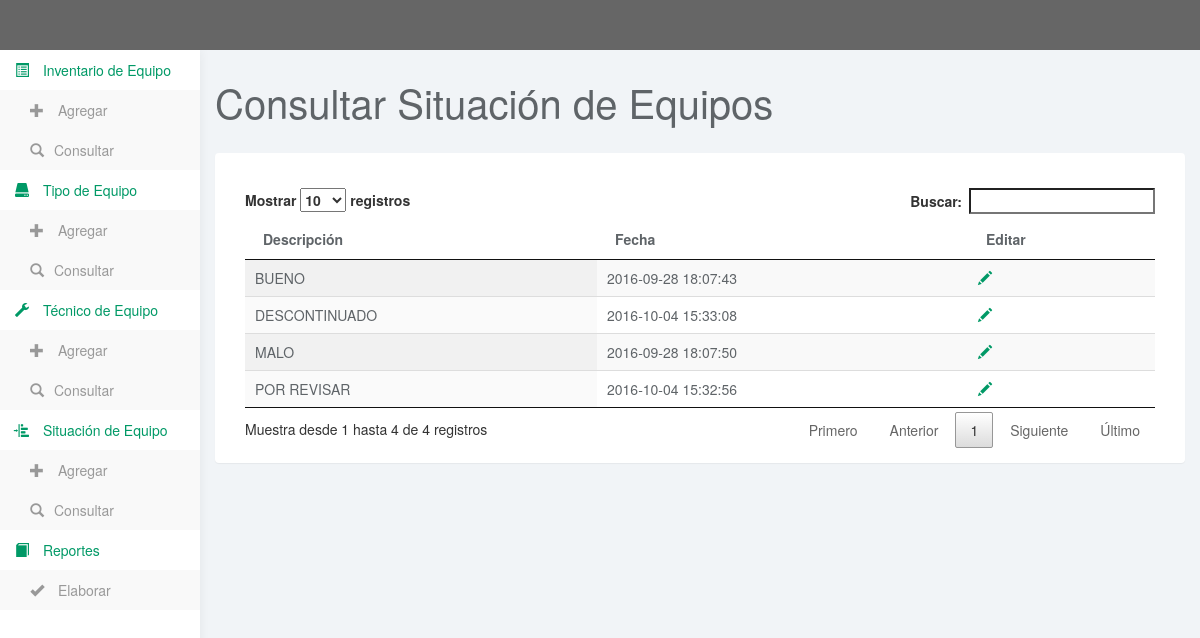
The page /consultar_situacion.php on the database its author committed.
### tables this page shows
CREATE TABLE `condicion` (
  `ID_CONDICION` int(11) NOT NULL,
  `DESCRIPCION` varchar(250) NOT NULL,
  `TRANSCRIPTOR` varchar(250) NOT NULL,
  `FECHA_TRANS` timestamp NOT NULL DEFAULT CURRENT_TIMESTAMP ON UPDATE CURRENT_TIMESTAMP
);

### lib/bd.php (called while the page is built, shortened)
<?php
class bd{
	private $conexion;
	private $dbname;
	function setDBname($aux){
		$this->dbname=$aux;
	}
	function setConexion($aux){
		$this->conexion=$aux;
	}
	function getConexion(){
		return $this->conexion;
	}
	function getDBname(){
		return $this->dbname;
	}
	function consulta_bd($query,$return="row"){
		try{
			$mysql_result=mysql_query($query,$this->getConexion());
			switch($return){
				case "objeto":
					while($obj=mysql_fetch_object($mysql_result)){
						$object[]=$obj;
					}
					return $object;
				break;
			}
		}catch(Exception $ex){
				error::put("EEError MYSQL: ".mysql_errno($this->getConexion())." Error:".mysql_error($this->getConexion()),"bd");
		}
	}
	function consultaObjeto($campos="", $tabla="", $condicion="1",$verquery=0){
		$query="SELECT ";
		if(($campos=="")||(!isset($campos))){
			$query.="*";
		}else{
			for($i=0;$i<sizeof($campos);$i++){
				$query.="$campos[$i]";
			}
		}
		$query.=" FROM ".$tabla." WHERE ".$condicion;
		$arreglo=$this->consulta_bd($query,"objeto");
		return $arreglo;
	}
}
?>

### consultar_situacion.php (the view, shortened to what this page needs)
<?php
$bd=new bd_conexion();
$datos_situacion=$bd->consultaObjeto(array("*")," condicion","1",0);
?>
<!DOCTYPE html>
<html>
<head>
<link href="css/bootstrap.css" rel="stylesheet">
<link href="css/bootstrap.min.css" rel="stylesheet">
<link href="css/datepicker3.css" rel="stylesheet">
<link href="css/styles.css" rel="stylesheet">
<link href="css/jquery.dataTables.css" rel="stylesheet">
</head>
<body>
	<nav class="navbar navbar-inverse navbar-fixed-top" role="navigation">
	</nav>
	<div id="sidebar-collapse" class="col-sm-3 col-lg-2 sidebar">
	<?php include("menues/menu_principal.php");?>
<div id='contenido_principal'>
	<div class="col-sm-9 col-sm-offset-3 col-lg-10 col-lg-offset-2 main">
		<div class="row">
			<div class="col-lg-12">
				<h1 class="page-header">Consultar Situaci&oacute;n de Equipos</h1>
			</div>
		</div>
		<div class="row">
			<div class="col-lg-12">
				<div class="panel panel-default">
					<div class="panel-body">
						<div class="col-md-12">
						<div id="resultado_rt" style="color:#005B88; text-align:center; size:500">&nbsp;</div>
<div class="table-responsive">
<table id="example" class="display table-hover dt-responsive" cellspacing="0" width="100%">
        <thead>
            <tr>
                <th>Descripci&oacute;n</th>
				<th>Fecha</th>
                <th>Editar</th>
            </tr>
        </thead>
        <tbody>
           <?php for($i=0;$i<sizeof($datos_situacion);$i++){?>
		    <tr>
				<td><?php echo $datos_situacion[$i]->DESCRIPCION;?></td>
				<td><?php echo $datos_situacion[$i]->FECHA_TRANS ;?></td>
				<td><a  onClick="editar('<?php echo $datos_situacion[$i]->ID_CONDICION;?>')"><span class="glyphicon glyphicon-pencil" title="Editar"></span></a></td>
            </tr>
			<?php }?>
        </tbody>
    </table>
	</div>
</div>
</div>
</div>
</div>
			</div>
			</div>
		</div>
</body>
</html>

### css/styles.css (style rules this page uses)
body { background: #f1f4f7; padding-top: 50px; color: #5f6468; }
a, a:hover, a:focus { color: #009966; }
h1, h2, h3, h4, h5, h6 { color: #5f6468; }
h1 { font-weight: 300; font-size: 40px; }
.panel { border: 0; }
.navbar { border: 0; }
.sidebar { display: block; background-color: #fff; padding: 0; display: none; }
@media (min-width: 768px) { .sidebar { display: block; position: fixed; top: 50px; bottom: 0; left: 0; z-index: 1000; display: block; margin: 0; padding: 0; overflow-x: hidden; overflow-y: auto; background-color: #fff; box-shadow: 1px 0px 10px rgba(0, 0, 0, .05); } }
h1.page-header { margin-top: 30px; border-bottom: 0; }

### rows shown on the page
condicion: DESCRIPCION "MALO", FECHA_TRANS "2016-09-28 18:07:50"
condicion: DESCRIPCION "BUENO", FECHA_TRANS "2016-09-28 18:07:43"
condicion: DESCRIPCION "POR REVISAR", FECHA_TRANS "2016-10-04 15:32:56"
condicion: DESCRIPCION "DESCONTINUADO", FECHA_TRANS "2016-10-04 15:33:08"
